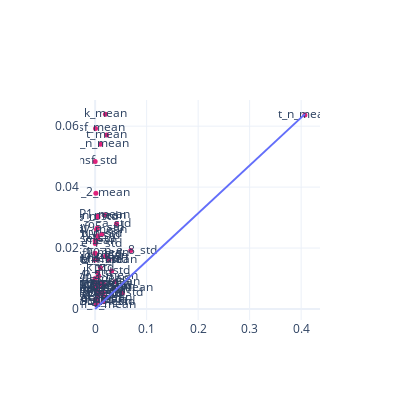

The code cell stored with this chart in its notebook:
### Code cell
df1 = dfs['on-task_vs_sMW'].groupby('Feature').mean().sort_values('Feature', ascending = False).reset_index()
df2 = dfs['dMW_vs_sMW'].groupby('Feature').mean().sort_values('Feature', ascending = False).reset_index()

regression = sm.OLS(df1.Importance, sm.add_constant(df2.Importance)).fit().fittedvalues

fig = go.Figure()

fig.add_trace(go.Scatter(
    x=df1.Importance,
    y=df2.Importance,
    text = df1.Feature,
    mode = 'markers+text',
    marker = {'color':pink, 'size': 5},
#     marker_symbol= symbol_fun(mind, significant_mw)
    
))
fig.add_trace(px.line(x=[0,df1.Importance.max()], y=[0,df2.Importance.max()]).data[0])

# fig.add_vline(x=0.5, line_width=1, line_dash="dash", line_color="grey")
# fig.add_hline(y=0.5, line_width=1, line_dash="dash", line_color="grey")

# fig.add_trace(go.Scatter(name='line of best fit', x=df1.Importance, y=regression, mode='lines', line_color=pink))


# fig.add_trace(go.Scatter(
#     x=mw.AUC_x,
#     y=mw.AUC_y,
#     text = mw.marker,
#     mode = 'markers+text',
#     marker = {'color':lblue, 'size': 5},
# #     marker_symbol= symbol_fun(mind, significant_mw)
    
# ), row =1, col = 2)
# fig.add_vline(x=0.5, line_width=1, line_dash="dash", line_color="grey", row = 1, col = 2)
# fig.add_hline(y=0.5, line_width=1, line_dash="dash", line_color="grey", row = 1, col = 2)
# fig.add_trace(go.Scatter(name='line of best fit', x=mw.AUC_x, y=mw_regression, mode='lines', line_color=lblue), row = 1, col = 2)


# # Update xaxis properties
# fig.update_xaxes(title_text="Average", range=[.35, .65],row=1, col=1)
# fig.update_xaxes(title_text="Average", range=[.35,.65], row=1, col=2)

# # Update yaxis properties
# fig.update_yaxes(title_text="Fluctuations", range=[.35, .65],row=1, col=1)
# fig.update_yaxes(title_text="Fluctuations", range=[.35,.65], row=1, col=2)


fig.update_layout(
    width=400,
    height=400,    
    template = "plotly_white",
    showlegend=False,

)

fig.show()
# pio.write_json(fig, 'Figs/average_fluctuations_auc_all.plotly')

### Figure 1 — Plotly figure (JSON) as saved in the notebook; plotly's stock layout.template omitted (floating-point values rounded to 4 significant figures)
{"data": [{"marker": {"color": "#DE237B", "size": 5}, "mode": "markers+text", "text": ["wSMI_8_std", "wSMI_8_mean", "wSMI_4_std", "wSMI_4_mean", "wSMI_2_std", "wSMI_2_mean", "wSMI_1_std", "wSMI_1_mean", "t_std", "t_n_std", "t_n_mean", "t_mean", "sef95_std", "sef95_mean", "sef90_std", "sef90_mean", "se_std", "se_mean", "p_e_8_std", "p_e_8_mean", "p_e_4_std", "p_e_4_mean", "p_e_2_std", "p_e_2_mean", "p_e_1_std", "p_e_1_mean", "msf_std", "msf_mean", "k_std", "k_mean", "g_std", "g_n_std", "g_n_mean", "g_mean", "d_std", "d_n_std", "d_n_mean", "d_mean", "b_std", "b_n_std", "b_n_mean", "b_mean", "a_std", "a_n_std", "a_n_mean", "a_mean", "P3b_std", "P3b_mean", "P3a_std", "P3a_mean", "P1_std", "P1_mean", "CNV_std", "CNV_mean"], "type": "scatter", "x": [0, 0, 0.01569, 0.002273, 0.008733, 0.007031, 0.001563, 0.03659, 0, 0.009288, 0.4073, 0.02237, 0.004356, 0.004916, 0, 0, 0.005469, 0.03841, 0.06927, 0.001471, 0, 0.002457, 0.0007813, 0.001471, 0.0003639, 0, 0, 0.0007813, 0.01026, 0.01998, 0.01702, 0.05328, 0.005013, 0, 0.00461, 0.01518, 0.004167, 0.02022, 0.005042, 0.01328, 0.0269, 0.003125, 0.04165, 0.005327, 0.0105, 0.003054, 0.01077, 0.01611, 0.01606, 0, 0.03215, 0.01875, 0.004353, 0.002628], "y": [0.007399, 0.0071, 0.002375, 0.00147, 0.007656, 0.01085, 0.01624, 0.00692, 0.008605, 0.008572, 0.06367, 0.05709, 0.02655, 0.002446, 0.01821, 0.009974, 0.02302, 0.008975, 0.01919, 0.008325, 0.01605, 0.006088, 0.003122, 0.03801, 0.02146, 0.01829, 0.0484, 0.05925, 0.01351, 0.06394, 0.008092, 0.00526, 0.03054, 0.02243, 0.004333, 0.004792, 0.003008, 0.0173, 0.0119, 0.02453, 0.01609, 0.006034, 0.02795, 0.03012, 0.05408, 0.01629, 0.005134, 0.00364, 0.005382, 0.006833, 0.0125, 0.03084, 0.02407, 0.02608]}, {"hovertemplate": "x=%{x}<br>y=%{y}<extra></extra>", "legendgroup": "", "line": {"color": "#636efa", "dash": "solid"}, "marker": {"symbol": "circle"}, "mode": "lines", "name": "", "orientation": "v", "showlegend": false, "type": "scatter", "x": [0, 0.4073], "xaxis": "x", "y": [0, 0.06394], "yaxis": "y"}], "layout": {"height": 400, "showlegend": false, "width": 400}}
